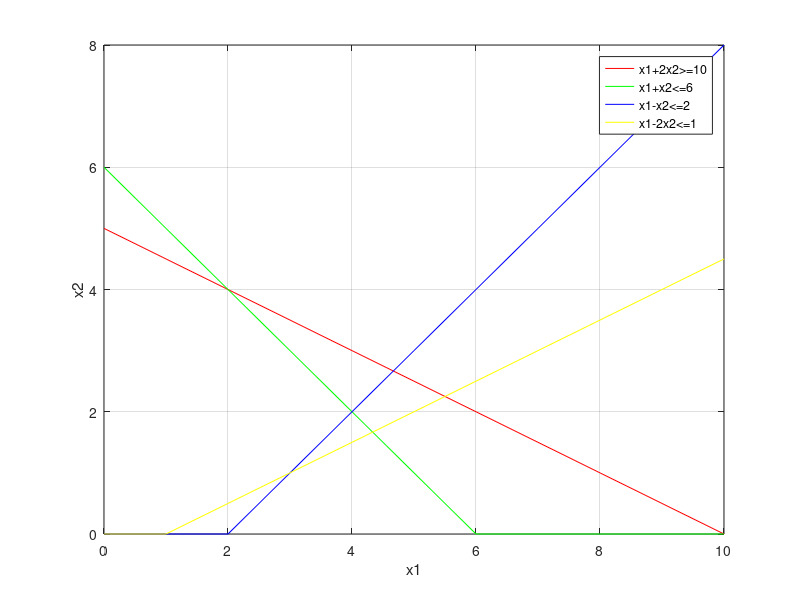

The MATLAB source for this figure:
A=[1 2;1 1;1 -1;1 -2];  % Graphical Method
B=[10;6;2;1];
C=[2 1];
m=max(B);

x1=0:1:m;
x21=(B(1)-A(1,1)*x1)/A(1,2);
x22=(B(2)-A(2,1)*x1)/A(2,2);
x23=(B(3)-A(3,1)*x1)/A(3,2);
x24=(B(4)-A(4,1)*x1)/A(4,2);

x21=max(0,x21);
x22=max(0,x22);
x23=max(0,x23);
x24=max(0,x24);


plot(x1,x21,'r',x1,x22,'g',x1,x23,'b',x1,x24,'y');
legend('x1+2x2>=10','x1+x2<=6','x1-x2<=2','x1-2x2<=1');
grid on
xlabel('x1');
ylabel('x2');
A=[A;1 0;0 1];
B=[B;0;0];

sol=[];

for i=1:size(A,1)
    A1=A(i,:);
    B1=B(i,:);
    for j=i+1:size(A,1)
        A2=A(j,:);
        B2=B(j,:);
        A3=[A1;A2];
        B3=[B1;B2];
        X=A3\B3;
        sol=[sol X];
    end
 end
sol;
x1=sol(1,:);
x2=sol(2,:);

cons1=x1+2.*x2-10;
h1=find(cons1>0);
sol(:,h1)=[];
x1=sol(1,:);
x2=sol(2,:);

cons2=x1+x2-6;
h2=find(cons2>0);
sol(:,h2)=[];
x1=sol(1,:);
x2=sol(2,:);

cons3=x1-x2-2;
h3=find(cons3>0);
sol(:,h3)=[];
x1=sol(1,:);
x2=sol(2,:);

cons4=x1-2.*x2-1;
h4=find(cons4>0);
sol(:,h4)=[];
x1=sol(1,:);
x2=sol(2,:);

h5=find(x1<0);
sol(:,h5)=[];
x1=sol(1,:);
x2=sol(2,:);

h6=find(x2<0);
sol(:,h6)=[];
x1=sol(1,:);
x2=sol(2,:);
sol;


% for i=1:size(sol,2)
%     Fx(:,i)=C(1)*sol(1,i)+C(2)*sol(2,i);
% end
% result=max(Fx);
% a=find(Fx==result);
% points=sol(:,a);
% points;
% result;
Z=C*sol;

[val ,loc]=max(Z);
t=sol(:,loc);
fprintf("The optimal sol is %f and %f",t(1),t(2));
fprintf('\nThe optimal value is %f',val);
